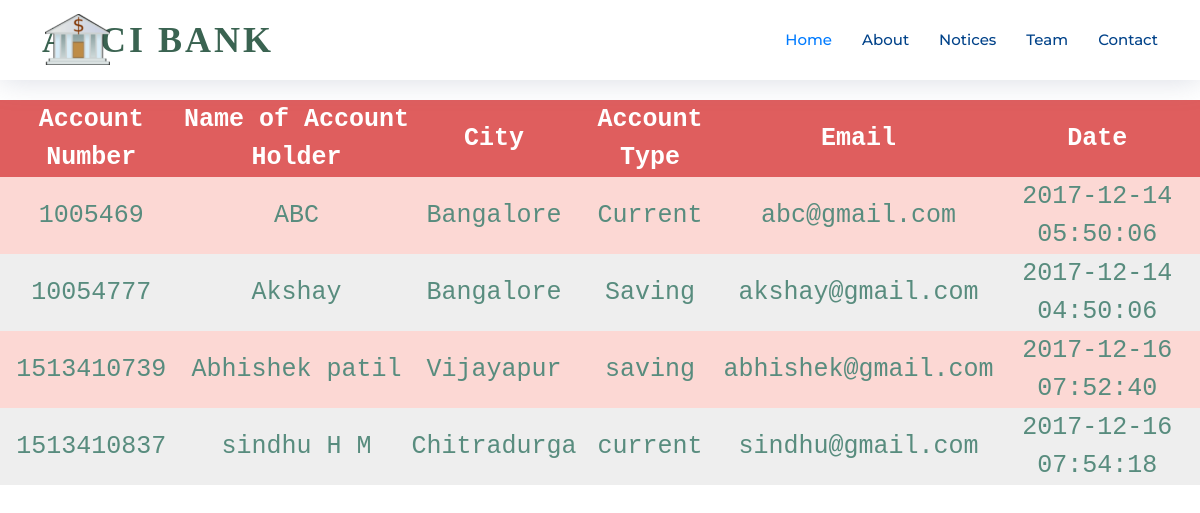
/customerDisplay.php (signed in), run on the app's committed database.
### tables this page shows
CREATE TABLE `useraccounts` (
  `id` int(11) NOT NULL,
  `email` text NOT NULL,
  `password` text NOT NULL,
  `name` varchar(111) NOT NULL,
  `balance` varchar(111) NOT NULL,
  `city` varchar(111) NOT NULL,
  `address` varchar(111) NOT NULL,
  `accountNo` varchar(111) NOT NULL,
  `branch` varchar(111) NOT NULL,
  `accountType` varchar(111) NOT NULL,
  `date` timestamp NOT NULL DEFAULT CURRENT_TIMESTAMP
);

### customerDisplay.php (the view, shortened to what this page needs)
<!DOCTYPE html>
<html lang="en" dir="ltr">
<head>
  <link href="assets/vendor/aos/aos.css" rel="stylesheet">
  <link href="assets/vendor/bootstrap/css/bootstrap.min.css" rel="stylesheet">
  <link href="assets/vendor/bootstrap-icons/bootstrap-icons.css" rel="stylesheet">
  <link href="assets/vendor/glightbox/css/glightbox.min.css" rel="stylesheet">
  <link href="assets/vendor/swiper/swiper-bundle.min.css" rel="stylesheet">
  <link href="assets/css/style.css" rel="stylesheet">
  <link href="assets/css/slidr.css" rel="stylesheet">
</head>
<body>
  <div class="centre">
    <table >
        <tr>
            <th>Account Number</th>
            <th>Name of Account Holder</th>
            <th>City</th>
            <th>Account Type</th>
            <th>Email</th>
            <th>Date</th>
        </tr>
  <?php
   require 'assets/connection.php';
  $result = $con->query("select * from useraccounts");
  if ($result->num_rows > 0) {
      while($row = $result->fetch_assoc()) {
        echo "<tr><td>" . $row["accountNo"]. "</td><td>" . $row["name"] . "</td><td>". $row["city"]. "</td><td>" . $row["accountType"] . "</td><td>" . $row["email"] . "</td><td>" . $row["date"] . "</td></tr>";
      }
  echo "</table>";
  } else { echo "0 results"; }
  ?>
  </div>
</body>
</html>

### assets/css/style.css (style rules this page uses)
body { background: #fff; color: #444; font-family: "Open Sans", sans-serif; }
a { color: #007bff; text-decoration: none; transition: 0.5s; }
h1, h2, h3, h4, h5, h6 { font-family: "Montserrat", sans-serif; font-weight: 400; margin: 0 0 20px 0; padding: 0; }
#header { height: 80px; z-index: 997; transition: all 0.5s; background: #fff; box-shadow: 0px 0px 30px rgba(127, 137, 161, 0.3); }
#header .logo h1 { font-size: 36px; margin: 0; padding: 0; font-weight: 400; letter-spacing: 3px; text-transform: uppercase; }
#header .logo h1 a, #header .logo h1 a:hover { color:#3A6351;// #00366f; text-decoration: none; font-family: serif, "Times New Roman", Times; font-weight: bold; }
#header .logo img { padding: 0; max-height: 65px; }
.navbar { padding: 0; }
.navbar ul { margin: 0; padding: 0; display: flex; list-style: none; align-items: center; }
.navbar li { position: relative; }
.navbar a { display: flex; align-items: center; justify-content: space-between; padding: 10px 0 10px 30px; font-family: "Montserrat", sans-serif; font-size: 15px; color: #004289; font-weight: 500; white-space: nowrap; transition: 0.3s; }
.navbar a:hover, .navbar .active, .navbar li:hover > a { color: #007bff; }

### customerDisplay.php (style rules this page uses)
table { border-collapse: collapse; width: 100%; margin-top: 100px; color: #588c7e; font-family: monospace; font-size: 25px; text-align: center; }
th { background-color: #DF5E5E; color: white; }
tr:nth-child(odd) { background-color:#EEEEEE; }
tr:nth-child(even) { background-color:#FCD8D4; }

### data on the page
useraccounts: accountNo "1005469", name "ABC", city "Bangalore", accountType "Current", email "abc@gmail.com", date "2017-12-14 05:50:06"
useraccounts: accountNo "10054777", name "Akshay", city "Bangalore", accountType "Saving", email "akshay@gmail.com", date "2017-12-14 04:50:06"
useraccounts: accountNo "1513410739", name "Abhishek patil", city "Vijayapur", accountType "saving", email "abhishek@gmail.com", date "2017-12-16 07:52:40"
useraccounts: accountNo "1513410837", name "sindhu H M", city "Chitradurga", accountType "current", email "sindhu@gmail.com", date "2017-12-16 07:54:18"
